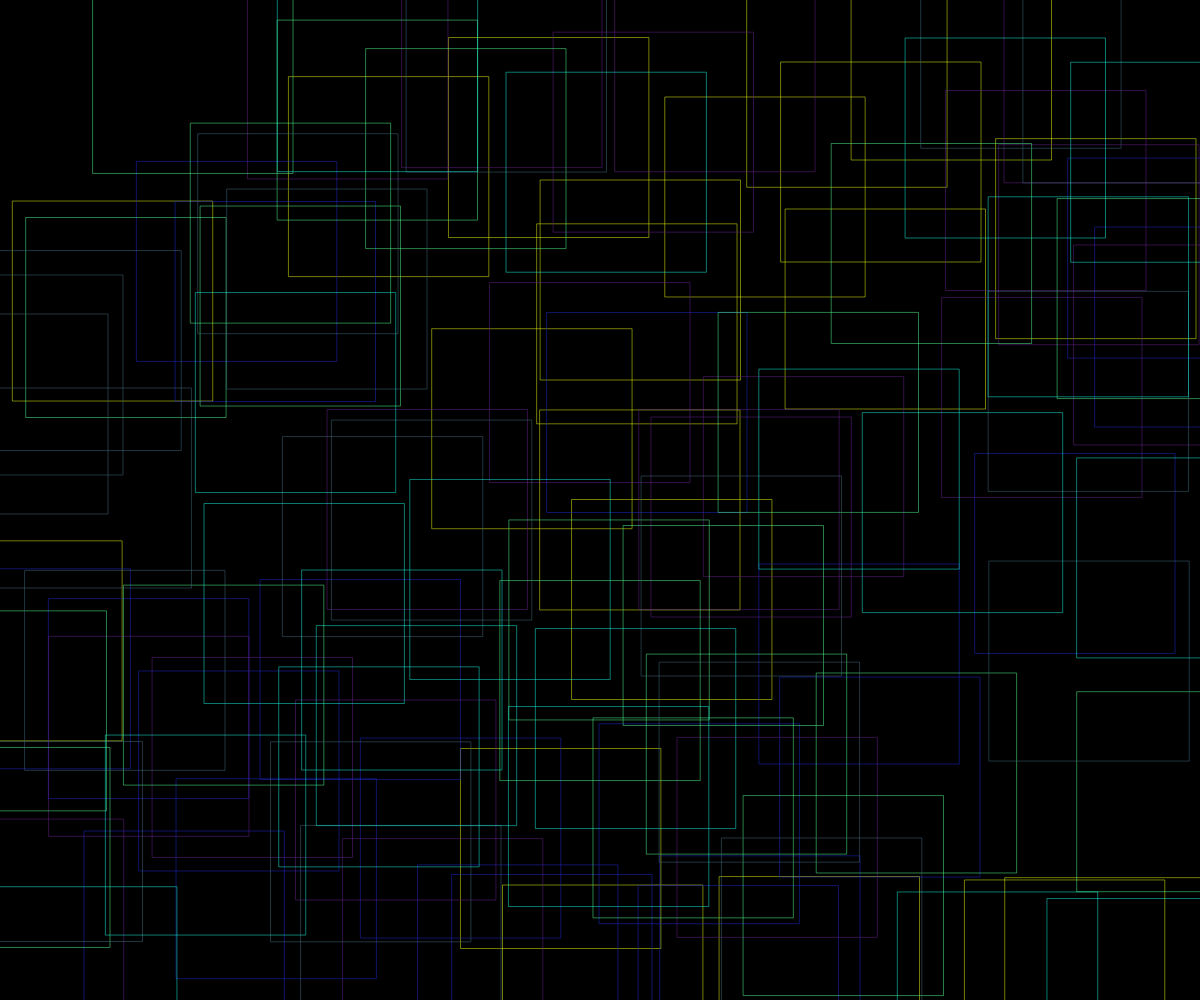
Frame 1 (no input)
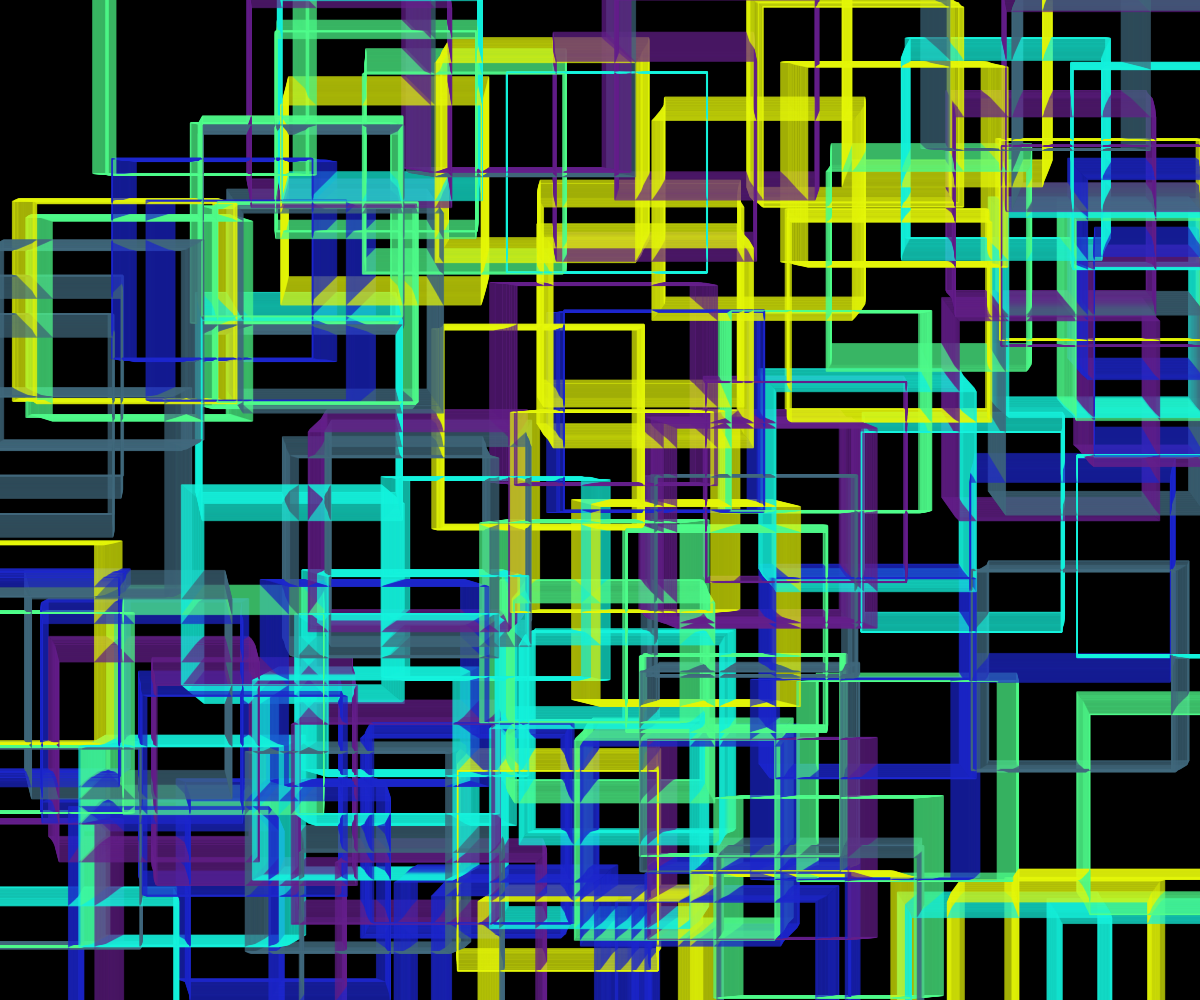
Frame 60 (no input)
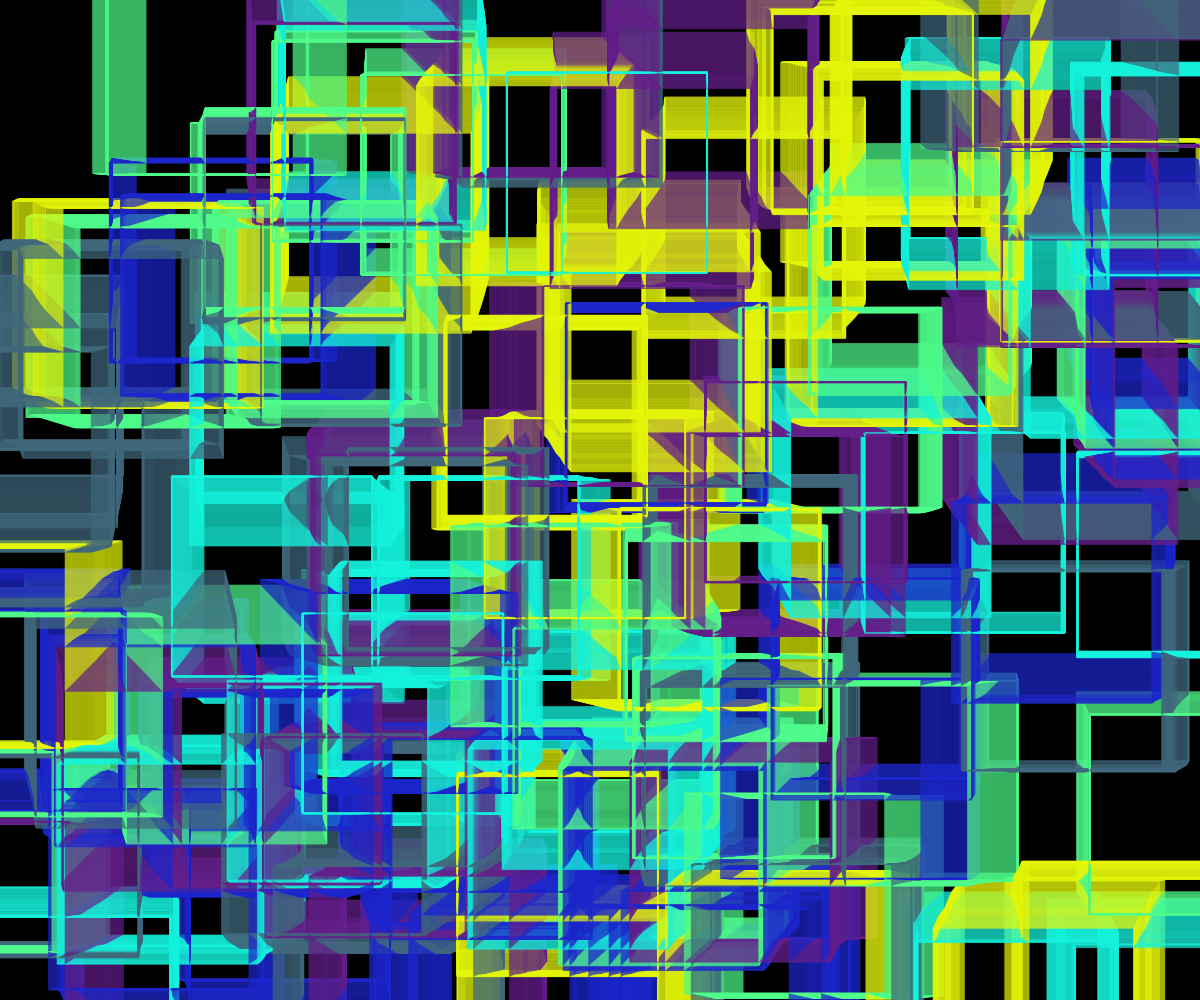
Frame 120 (the mouse pressed at the canvas centre since frame 60)

The p5.js sketch that drew these frames (run headless with seeded random() and noise() and a simulated clock; from frame 60 on, the mouse is pressed at the canvas centre):

// p5.js sketch
// ── sketch.js
/*
Forked from Justin Turner's perlin color sketch
*/



const unit = 1.5;
const nums = 20//Math.round((screen.width + screen.height) / (unit));
const noiseScale = 200

let a, b, c, d, e, f;
let group1;
let ac, bc, cc, aColor, bColor, cColor;
let sizes = [unit, unit];

/////////////////////////////////////////////////////////////////

function setup() {
  var canvas;
  canvas = createCanvas(windowWidth, windowHeight);

  var x = (windowWidth - width) / 2;
  var y = (windowHeight - height) / 2;

  canvas.position(x, y);
  background(0);

  angleMode(DEGREES);
  noStroke();

  a = new ParticleGroup(color(rCol(128)), nums, sizes);
  b = new ParticleGroup(color(rCol(128)), nums, sizes);
  c = new ParticleGroup(color(rCol(128)), nums, sizes);
  d = new ParticleGroup(color(rCol(128)), nums, sizes);
  e = new ParticleGroup(color(rCol(128)), nums, sizes);
  f = new ParticleGroup(color(rCol(128)), nums, sizes);

  group1=[a,b,c,d,e,f];
  
  for (let group of group1){
    ParticleGroup.populate(group);
  }

}

/////////////////////////////////////////////////////////////////////////////

function draw() {

  for (let group of group1) {
    group.update();

  }

  fill(255);
  //text("1.22.21", 30, height-30)
}

/////////////////////////////////////////////////////////////////////////

class ParticleGroup {

  static populate(aGroup) {
    for (let i = 0; i < aGroup.amount; i++) {
      let newParticle = new Particle(rInc(width, unit), rInc(height, unit),random([aGroup.sizeRange[0], aGroup.sizeRange[1]]));
      aGroup.container.push(newParticle);
    }
  }

  constructor(color, amount, sizeRange = [0.1, 0.3]) {
    this.color = color;
    this.sizeRange = sizeRange;
    this.amount = amount;
    this.container = [];
    this.populated = false;
  }

  update() {
    for (let particles of this.container) {
      stroke(this.color)
      particles.move();
      particles.checkEdge();
      particles.display();
    }
  }
}

/////////////////////////////////////////////////////////////////////////

class Particle {
  constructor(x, y, size) {
    this.angle = noise(x / noiseScale, y / noiseScale);
    this.pos = createVector(x, y);
    this.speed = size/3
    this.size = size;
    this.dir = createVector(cos(this.angle), sin(this.angle));
    this.noiseScale = noiseScale;

  }

  move() {
    this.angle = noise(this.pos.x / this.noiseScale, this.pos.y / this.noiseScale);
    this.angle *=360

this.angle = (ceil(360*Math.cos(radians(this.angle>>this.dir.heading())))&this.angle);


    
    this.dir.x = cos(this.angle);
    this.dir.y = sin(this.angle);
    this.dir.rotate(radians(this.pos.heading()*this.angle/this.dir.mag()));
    
    this.dir.x *= this.speed;
    this.dir.y *= this.speed;
    this.pos.x += this.dir.x;
    this.pos.y += this.dir.y;

  }

  checkEdge() {

    if (this.pos.x < width-width*1.1 || this.pos.x > width*1.1 || this.pos.y < height-height*1.1 || this.pos.y > height*1.1) {
      this.pos.x = round(random(width) / unit) * unit;
      this.pos.y = round(random(height) / unit) * unit;
//this.speed *= random([1, -1]);
    }

  }

  display() {
    noFill();
    rectMode(CENTER)
      rect(this.pos.x, this.pos.y, 200, 200);
  }
}

//////////////////////////////////////////////////////////////////////

function rCol(alpha = 255) {
  return [Math.random() * 255, Math.random() * 255, Math.random() * 255, alpha];
}

function rInc(input, increment){
  return Math.round((Math.random()*input)/increment) * increment;
}

function rRange(minimum, maximum){
  return minimum + Math.random() * (maximum - minimum);
}
